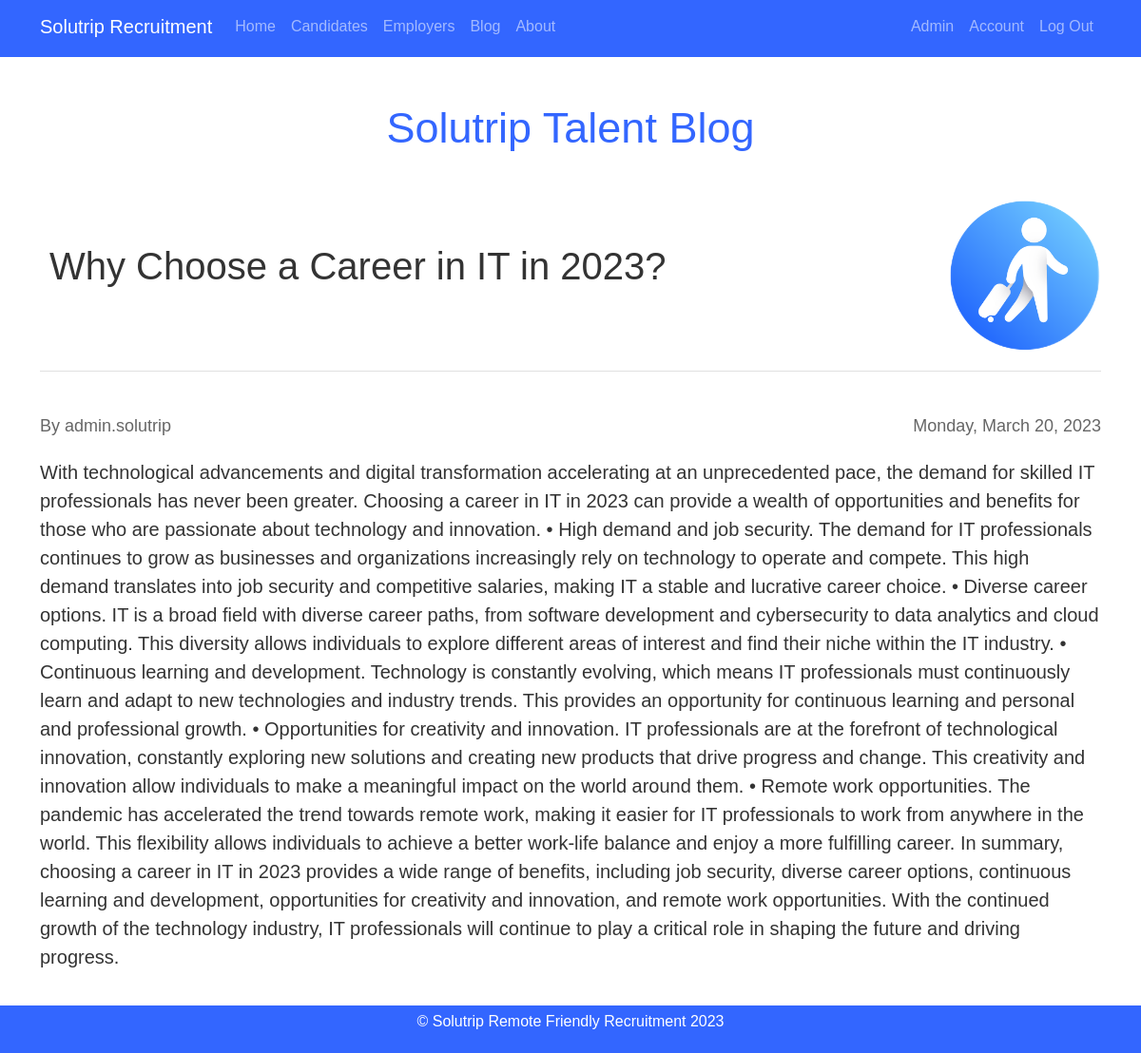
The page /admin/post/4 (signed in) on the database as committed earlier.
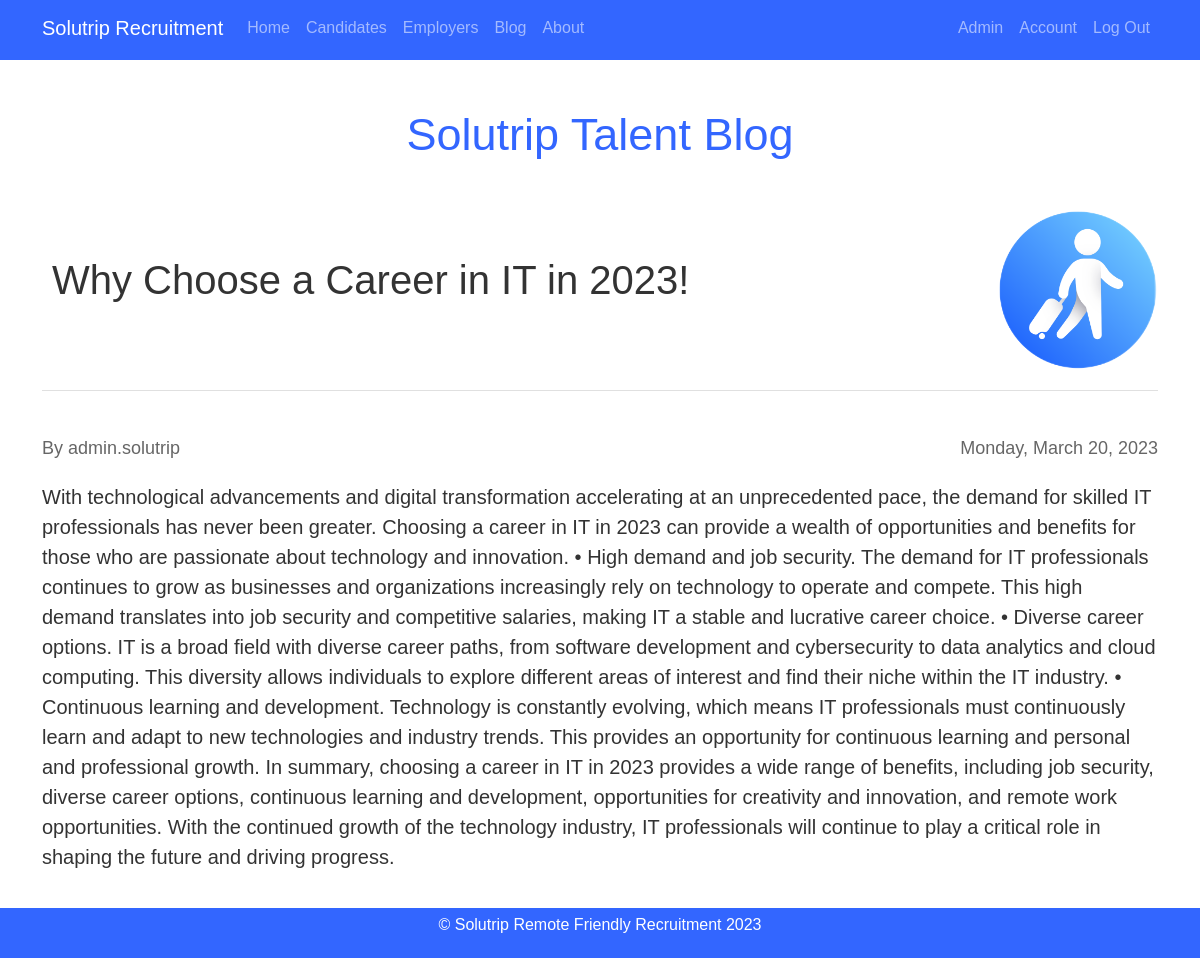
The same page on the database as committed later.
### Solutrip_app/models.py (models this page shows)
class Post(db.Model):
    id = db.Column (db.Integer, primary_key=True)
    title = db.Column(db.String(60), nullable=False)
    date_posted = db.Column(db.DateTime, nullable=False, default=datetime.utcnow)
    tag = db.Column(db.String(60), nullable=False)
    content = db.Column(db.Text, nullable=False)
    user_id = db.Column(db.Integer, db.ForeignKey('user.id'), nullable=False)

class User(db.Model, UserMixin):
    id = db.Column (db.Integer, primary_key=True)
    username = db.Column (db.String(64), unique=True, nullable=False)
    email = db.Column (db.String(120), unique=True, nullable=False)
    password = db.Column(db.String(128), nullable=False)
    image_file = db.Column(db.String(20), nullable=False, default='default.jpg')
    role = db.Column(db.String(20), nullable=False, default='user')
    user_info = db.relationship('UserInfo', backref='user', lazy=True)
    author = db.relationship('Post', backref='author', lazy=True )

### Solutrip_app/routes.py (the view)
@app.route("/admin/post/<int:post_id>")
@login_required
def post(post_id):
    post = Post.query.get_or_404(post_id)
    return render_template("post.html", title= post.title, post = post)

### Solutrip_app/models.py (called while the page is built)
@login_manager.user_loader
def load_user(user_id):
    return User.query.get(int(user_id))

### Solutrip_app/templates/post.html
{% extends 'layout.html' %}
{% block content %}
    <div class="blog">
        <h2 class="blog-title mt-5">Solutrip Talent Blog</h2>
        <div class="blog-post mt-5" style="display: flex; align-items: center;">
            <h3 class="post-title" style="margin-left: 10px; font-size: 40px;"> {{ post.title }}</h3>
            <img src="{{ url_for('static', filename='solu.png') }}" alt="My image" class="img-fluid rounded" style="height: 160px; margin-left: auto;">
        </div>
        <div class="post-info">
            <span class="post-author mt-1">By {{ post.author.username }}</span>
            <span class="post-date mt-1">{{ post.date_posted.strftime('%A, %B %d, %Y') }}</span>
        </div>
        <div class="post-content mt-3">{{ post.content }}</div>
        {%if post.author == current_user %}
            <div>
                <a class="btn btn-primary mt-5" href="{{ url_for('update_post', post_id=post.id) }}" >Edit Post</a>
            </div>
        {%endif%}
    </div>
{% endblock content %}

### Solutrip_app/templates/layout.html (shortened to what this page needs)
<html>
  <head>
    <link href="https://cdn.jsdelivr.net/npm/bootstrap@5.0.2/dist/css/bootstrap.min.css" rel="stylesheet">
    <link rel="stylesheet" type="text/css" href="{{ url_for('static', filename='styles.css') }}">
  </head>
  <body>
    <header class="site-header">
      <nav class="navbar navbar-expand-md navbar-dark bg-steel fixed-top">
        <div class="container">
          <a class="navbar-brand mr-4" href="/">Solutrip Recruitment</a>
          <div class="collapse navbar-collapse d-flex" id="navbarToggle">
            <div class="navbar-nav mr-auto flex-grow-1">
              <a class="nav-item nav-link {% if request.path == '/' %}active{% endif %}" href="{{ url_for('home') }}">Home</a>
              <a class="nav-item nav-link" href="{{ url_for('candidates')}}">Candidates</a>
              <a class="nav-item nav-link" href="{{ url_for('employers')}}">Employers</a>
              <a class="nav-item nav-link" href="{{ url_for('blog')}}">Blog</a>
              <a class="nav-item nav-link" href="{{ url_for('about')}}">About</a>
            </div>
            <div class="navbar-nav ml-auto">
              {% if current_user.is_authenticated %}
              {% if current_user.role == 'admin' %}
                <a class="nav-item nav-link" href="{{ url_for('admin')}}">Admin</a>
              {% endif%}
              <a class="nav-item nav-link" href="{{ url_for('account')}}">Account</a>
              <a class="nav-item nav-link" href="{{ url_for('logout')}}">Log Out</a>
              {% else %}
              <a class="nav-item nav-link" href="{{ url_for('login')}}">Login</a>
              <a class="nav-item nav-link" href="{{ url_for('register')}}">Register</a>
              {% endif %}
            </div>
          </div>
        </div>
      </nav>
    </header>
    <div class="col-md-12">
      <div class="container">
        {% block content %}
        {% endblock %}
      </div>
    </div>
    <footer>
        <p>&copy; Solutrip Remote Friendly Recruitment 2023</p>
    </footer>
  </body>
</html>

### Solutrip_app/static/styles.css (style rules this page uses)
body { background-image: url(bg-img.jpg); background-size: cover; font-family: Arial, sans-serif; color: #333; }
header { display: flex; justify-content: space-between; align-items: center; padding: 0 10px; height: 60px; background-color: #3366ff; }
html, body { height: 100%; }
footer { display: flex; justify-content: center; align-items: center; min-height: 50px; background-color: #3366ff; color: #fff; width: 100%; }
#account h1,h2 { color: #3366ff; }
footer { position: fixed; bottom: 0; width: 100%; }
.blog-title { font-size: 45px; margin-top: 50px; margin-bottom: 40px; text-align: center; }
.blog-post { margin-bottom: 40px; padding-bottom: 20px; border-bottom: 1px solid #e0e0e0; }
.post-title { font-size: 32px; margin-top: 0; margin-bottom: 20px; }
.post-info { display: flex; justify-content: space-between; margin-bottom: 20px; }
.post-author { font-size: 18px; color: #666; }
.post-date { font-size: 18px; color: #666; }
.post-content { margin-top: 20px; font-size: 20px; line-height: 1.5; }

Rows that differ between the two databases and show on the page:
changed Post: title "Why Choose a Career in IT in 2023?" → "Why Choose a Career in IT in 2023!"; content "…personal and professional growth. • Opportunities for creativity and innovation. IT professionals are at the forefront of technological innovation, constantly exploring new solutions and creating new products that drive progress and change. This creativity and innovation allow individuals to make a meaningful impact on the world around them. • Remote work opportunities. The pandemic has accelerated the trend towards remote work, making it easier for IT professionals to work from anywhere in the world. This flexibility allows individuals to achieve a better work-life balance and enjoy a more fulfilling career. In summary, choosing a…" → "…personal and professional growth. In summary, choosing a…"
